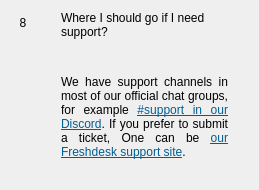
                  <widget class="QWidget" name="widgetFaq8" native="true">
                   <layout class="QHBoxLayout" name="horizontalpage_8" stretch="0,1">
                    <item alignment="Qt::AlignTop">
                     <widget class="QLabel" name="labelNumber8">
                      <property name="minimumSize">
                       <size>
                        <width>24</width>
                        <height>24</height>
                       </size>
                      </property>
                      <property name="maximumSize">
                       <size>
                        <width>16777215</width>
                        <height>24</height>
                       </size>
                      </property>
                      <property name="text">
                       <string>8</string>
                      </property>
                      <property name="alignment">
                       <set>Qt::AlignCenter</set>
                      </property>
                     </widget>
                    </item>
                    <item>
                     <layout class="QVBoxLayout" name="verticalLayoutpage_8">
                      <property name="leftMargin">
                       <number>20</number>
                      </property>
                      <property name="rightMargin">
                       <number>20</number>
                      </property>
                      <item>
                       <widget class="QLabel" name="labelSubtitle8">
                        <property name="text">
                         <string>Where I should go if I need support?</string>
                        </property>
                        <property name="wordWrap">
                         <bool>true</bool>
                        </property>
                       </widget>
                      </item>
                      <item>
                       <spacer name="verticalSpacer_80">
                        <property name="orientation">
                         <enum>Qt::Vertical</enum>
                        </property>
                        <property name="sizeType">
                         <enum>QSizePolicy::Fixed</enum>
                        </property>
                        <property name="sizeHint" stdset="0">
                         <size>
                          <width>20</width>
                          <height>30</height>
                         </size>
                        </property>
                       </spacer>
                      </item>
                      <item>
                       <widget class="QLabel" name="labelContent8">
                        <property name="text">
                         <string>
                           &lt;html&gt;&lt;head/&gt;&lt;body&gt;&lt;p align=&quot;justify&quot;&gt;
                           We have support channels in most of our official chat groups, for example
                           &lt;a style='color: #005f95' href='https://discord.pengolincoin.xyz'&gt;
                           #support in our Discord&lt;/a&gt;.
                           If you prefer to submit a ticket, One can be
                           &lt;a style='color: #005f95' href='https://PENGOLINCOIN.freshdesk.com'&gt;
                           our Freshdesk support site&lt;/a&gt;.
                           &lt;/p&gt;&lt;/body&gt;&lt;/html&gt;
                         </string>
                        </property>
                        <property name="alignment">
                         <set>Qt::AlignLeading|Qt::AlignLeft|Qt::AlignTop</set>
                        </property>
                        <property name="wordWrap">
                         <bool>true</bool>
                        </property>
                       </widget>
                      </item>
                      <item>
                       <spacer name="verticalSpacer_81">
                        <property name="orientation">
                         <enum>Qt::Vertical</enum>
                        </property>
                        <property name="sizeHint" stdset="0">
                         <size>
                          <width>20</width>
                          <height>20</height>
                         </size>
                        </property>
                       </spacer>
                      </item>
                     </layout>
                    </item>
                   </layout>
                  </widget>
